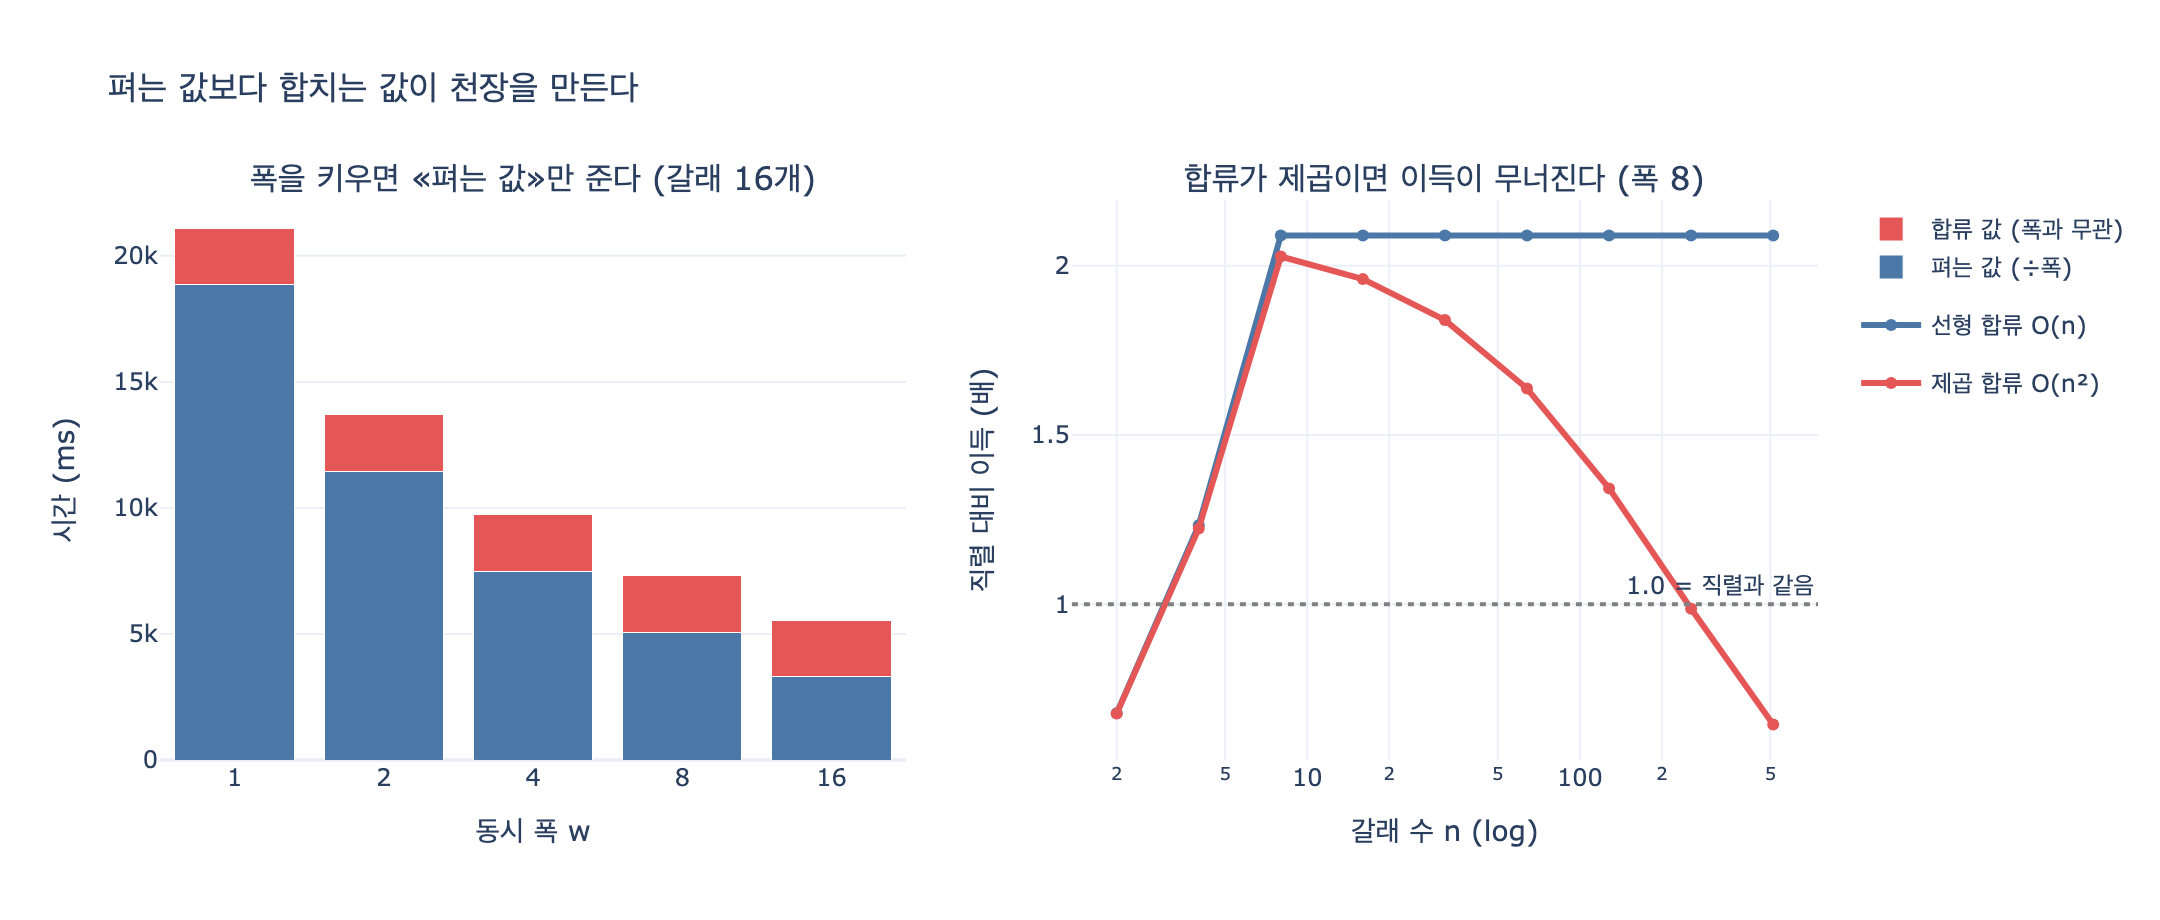

Write Python code to recreate this figure.
# 필요 패키지: plotly, kaleido  (pip install plotly kaleido)
# 표 계산 부분은 표준 라이브러리만으로 동작한다. 시각화 셀만 plotly를 쓴다.

# %% [markdown]
# # 팬아웃 폭을 키우기 전에 — 합류를 프로파일하라
#
# **질문**: 팬아웃 폭을 키우기 전에 무엇을 확인해야 하는가?
#
# **답**: 합류(fan-in)를 프로파일해야 한다. 펴는 값보다 합치는 값이 천장을 만든다.
# 갈래끼리 비교하는 연산이 있으면 그건 제곱이다.
#
# ## 왜인가
#
# 팬아웃-팬인의 총 시간은 두 항의 합이다.
#
# $$T(n, w) = \underbrace{\left\lceil \frac{n}{w} \right\rceil \cdot t_{\text{wave}}(w)}_{\text{펴는 값 — 폭으로 나뉜다}} \;+\; \underbrace{M(n)}_{\text{합치는 값 — 폭과 무관}}$$
#
# 폭 $w$ 를 키우면 앞의 항만 줄어든다. 뒤의 항 $M(n)$ 은 **갈래 수** $n$ 의 함수라서
# 폭을 아무리 키워도 그대로 남는다. 그래서 이득에 천장이 생긴다.
#
# $$\lim_{w \to \infty} \frac{T_{\text{serial}}(n)}{T(n,w)} = \frac{n \cdot t}{M(n)}$$
#
# 이게 암달의 법칙(Amdahl's law)의 팬아웃 버전이다. $M(n)$ 이 직렬 잔여분이다.
#
# 그리고 합류 코드가 **갈래끼리 비교**를 하면 (전체 재정렬, 쌍별 중복 제거, 교차 검증)
#
# $$M(n) = c \cdot \binom{n}{2} = \Theta(n^2)$$
#
# 이 되어 천장이 $\dfrac{n \cdot t}{c\,n^2/2} = \dfrac{2t}{c\,n}$, 즉 **갈래를 늘릴수록 이득이 줄어든다.**
# 어느 지점부터는 병렬이 직렬보다 느려진다.

# %%
# 25장 ex2_fanout.py 와 같은 파라미터
TASK_MS = 900           # 갈래 하나 처리 시간
MERGE_PER_BRANCH = 140  # 합류할 때 갈래당 드는 시간 (선형 합류)
FAIL = 0.06             # 갈래 하나가 실패할 확률
RETRY_MS = TASK_MS      # 실패하면 한 번 더
SLOW_P = 0.10           # 갈래 하나가 「느린 놈」일 확률
SLOW_X = 3.5            # 느린 놈은 이만큼 더 걸린다


def _show(fig):
    try:
        from IPython import get_ipython
        if get_ipython() is not None:  # VSCode 셀/Jupyter에서만 렌더링
            fig.show()
    except ImportError:
        pass


def serial_ms(n):
    return n * TASK_MS + n * FAIL * RETRY_MS


def wave_ms(width):
    """한 물결은 «제일 느린 갈래»가 끝나야 끝난다 — 꼬리 지연."""
    p_any_slow = 1 - (1 - SLOW_P) ** width
    base = TASK_MS * (1 + p_any_slow * (SLOW_X - 1))
    p_any_fail = 1 - (1 - FAIL) ** width
    return base + p_any_fail * RETRY_MS


print(f"직렬 8갈래 = {serial_ms(8):,.0f}ms")
print(f"물결 하나: 1폭 {wave_ms(1):,.0f}ms  4폭 {wave_ms(4):,.0f}ms  16폭 {wave_ms(16):,.0f}ms")
# 출력: 직렬 8갈래 = 7,632ms
# 출력: 물결 하나: 1폭 1,179ms  4폭 1,871ms  16폭 3,299ms

# %% [markdown]
# ## 1단계 — 합류가 천장을 만드는 것을 본다
#
# 폭 4로 고정하고 갈래 수만 늘린다. 「폭이 4니까 4배 빨라진다」가 왜 안 되는지 본다.

# %%
def parallel(n, width, merge_fn):
    waves = -(-n // width)
    spread = waves * wave_ms(width)
    merge = merge_fn(n)
    return spread + merge, spread, merge


def merge_linear(n):
    """갈래당 고정 비용. 정리·포맷·이어붙이기."""
    return n * MERGE_PER_BRANCH


print(f"{'갈래':>5}{'직렬':>10}{'병렬4폭':>10}{'펴는값':>9}{'합류':>9}"
      f"{'합류비중':>10}{'이득':>8}")
print("-" * 62)
for n in (2, 4, 8, 16, 32, 64, 128):
    s = serial_ms(n)
    p, spread, merge = parallel(n, 4, merge_linear)
    print(f"{n:>5}{s:>10,.0f}{p:>10,.0f}{spread:>9,.0f}{merge:>9,.0f}"
          f"{merge / p:>9.0%}{s / p:>7.2f}x")

print("\n폭 4인데 이득은 4배가 아니라 1.57배에서 천장을 친다.")
print(f"이론 천장 = n*t / M(n) = {TASK_MS * (1 + FAIL)}/{MERGE_PER_BRANCH} "
      f"= {TASK_MS * (1 + FAIL) / MERGE_PER_BRANCH:.2f}x (폭이 무한이어도 이것뿐)")
# 출력:    갈래        직렬      병렬4폭      펴는값       합류      합류비중      이득
# 출력: --------------------------------------------------------------
# 출력:     2     1,908     2,151    1,871      280      13%   0.89x
# 출력:     4     3,816     2,431    1,871      560      23%   1.57x
# 출력:     8     7,632     4,862    3,742    1,120      23%   1.57x
# 출력:    16    15,264     9,724    7,484    2,240      23%   1.57x
# 출력:    32    30,528    19,449   14,969    4,480      23%   1.57x
# 출력:    64    61,056    38,898   29,938    8,960      23%   1.57x
# 출력:   128   122,112    77,795   59,875   17,920      23%   1.57x
# 출력:
# 출력: 폭 4인데 이득은 4배가 아니라 1.57배에서 천장을 친다.
# 출력: 이론 천장 = n*t / M(n) = 954.0/140 = 6.81x (폭이 무한이어도 이것뿐)

# %% [markdown]
# 갈래 2개짜리는 병렬이 **더 느리다**(0.89배). 펴는 값보다 합류와 꼬리 지연이 더 든다.
#
# 그리고 갈래 수를 128까지 늘려도 이득이 1.57배에 고정된다. 합류가 총 시간의 23%를
# 계속 차지하기 때문이다. 이 23%가 「폭을 키워도 절대 줄지 않는 부분」이다.

# %% [markdown]
# ## 2단계 — 폭을 키워 보고, 무엇이 줄고 무엇이 안 줄는지 본다
#
# 갈래 16개를 고정하고 폭만 1 → 16으로 키운다.

# %%
print(f"{'폭':>4}{'물결수':>8}{'물결하나':>10}{'펴는값':>9}{'합류':>8}"
      f"{'총시간':>9}{'최악물결':>10}")
print("-" * 58)
for w in (1, 2, 4, 8, 16):
    p, spread, merge = parallel(16, w, merge_linear)
    worst = TASK_MS * SLOW_X + RETRY_MS  # 느리고 실패까지 한 갈래
    print(f"{w:>4}{-(-16 // w):>8}{wave_ms(w):>10,.0f}{spread:>9,.0f}"
          f"{merge:>8,.0f}{p:>9,.0f}{worst:>10,.0f}")

print("\n총 시간은 폭을 키우면 계속 준다. 합류(2,240ms)는 한 칸도 안 준다.")
print("대신 «물결 하나»가 길어진다 — 평균은 좋아지고 최악이 나빠진다.")
# 출력:    폭     물결수      물결하나      펴는값      합류      총시간      최악물결
# 출력: ----------------------------------------------------------
# 출력:    1      16     1,179   18,864   2,240   21,104     4,050
# 출력:    2       8     1,432   11,458   2,240   13,698     4,050
# 출력:    4       4     1,871    7,484   2,240    9,724     4,050
# 출력:    8       2     2,533    5,066   2,240    7,306     4,050
# 출력:   16       1     3,299    3,299   2,240    5,539     4,050
# 출력:
# 출력: 총 시간은 폭을 키우면 계속 준다. 합류(2,240ms)는 한 칸도 안 준다.
# 출력: 대신 «물결 하나»가 길어진다 — 평균은 좋아지고 최악이 나빠진다.

# %% [markdown]
# 16폭에서 총 5,539ms 중 2,240ms(40%)가 합류다. 펴는 값을 3,299ms까지 짜냈는데
# 합류가 그보다 더 큰 덩어리로 남았다. **여기서 폭을 더 키워도 의미가 없다.**
# 다음에 손댈 곳은 폭이 아니라 합류 코드다.

# %% [markdown]
# ## 3단계 — 합류에 「갈래끼리 비교」가 있으면 그건 제곱이다
#
# 합류에서 이런 걸 하고 있으면 $\Theta(n^2)$ 이다.
#
# - 갈래 결과끼리 쌍별 중복 제거 (`for a in results: for b in results:`)
# - 갈래 간 모순 검증 / 교차 확인
# - 전체를 다시 정렬 후 인접 비교 (정렬 자체는 $n\log n$ 이지만 비교 함수가 무거우면 상수가 크다)
# - 갈래마다 임베딩 유사도 행렬 계산
#
# 선형 합류와 제곱 합류를 나란히 놓는다.

# %%
PAIR_MS = 4.0  # 갈래 쌍 하나를 비교하는 데 드는 시간


def merge_quadratic(n):
    """갈래끼리 쌍별 비교. n(n-1)/2 쌍."""
    return n * MERGE_PER_BRANCH + PAIR_MS * n * (n - 1) / 2


print(f"{'갈래':>5}{'직렬':>10}{'선형합류':>11}{'이득':>8}"
      f"{'제곱합류':>11}{'이득':>8}{'그중비교':>10}")
print("-" * 64)
for n in (4, 8, 16, 32, 64, 128, 256):
    s = serial_ms(n)
    pl, _, _ = parallel(n, 8, merge_linear)
    pq, _, mq = parallel(n, 8, merge_quadratic)
    pair = PAIR_MS * n * (n - 1) / 2
    flag = "  ← 병렬이 손해" if s / pq < 1.0 else ""
    print(f"{n:>5}{s:>10,.0f}{pl:>11,.0f}{s / pl:>7.2f}x"
          f"{pq:>11,.0f}{s / pq:>7.2f}x{pair / pq:>9.0%}{flag}")
# 출력:    갈래        직렬       선형합류      이득       제곱합류      이득      그중비교
# 출력: ----------------------------------------------------------------
# 출력:     4     3,816      3,093   1.23x      3,117   1.22x       1%
# 출력:     8     7,632      3,653   2.09x      3,765   2.03x       3%
# 출력:    16    15,264      7,306   2.09x      7,786   1.96x       6%
# 출력:    32    30,528     14,611   2.09x     16,595   1.84x      12%
# 출력:    64    61,056     29,223   2.09x     37,287   1.64x      22%
# 출력:   128   122,112     58,445   2.09x     90,957   1.34x      36%
# 출력:   256   244,224    116,891   2.09x    247,451   0.99x      53%  ← 병렬이 손해
# %% [markdown]
# 256갈래에서 제곱 합류는 **직렬보다 느리다**(0.99배). 총 시간의 53%가 쌍별 비교다.
#
# 무서운 점은 이게 **작은 n에서는 안 보인다**는 것이다. 4갈래에서 비교 비용은 1%다.
# 「잘 되네, 폭을 늘리자」 하고 갈래를 늘리는 순간 제곱이 깨어난다.
# 그래서 폭을 키우기 **전에** 프로파일해야 한다.

# %% [markdown]
# ## 4단계 — 프로파일 체크리스트를 코드로
#
# 실제로 재는 방법. 합류 함수만 따로 떼어 n을 두 배씩 올리며 시간을 재고,
# 기울기(더블링 비율)를 본다.
#
# - 비율 $\approx 1$ → $O(1)$, 폭을 키워도 된다
# - 비율 $\approx 2$ → $O(n)$, 선형. 상수를 줄일 수 있는지 본다
# - 비율 $\approx 4$ → $O(n^2)$, **폭을 키우기 전에 여기를 고쳐야 한다**

# %%
import time


def merge_impl_linear(results):
    """갈래별로 한 번만 훑는다."""
    seen, out = set(), []
    for r in results:
        k = r["key"]
        if k not in seen:
            seen.add(k)
            out.append(r)
    return out


def merge_impl_pairwise(results):
    """갈래끼리 쌍별로 비교한다. 흔한 «중복 제거» 코드다."""
    out = []
    for r in results:
        if not any(r["key"] == o["key"] for o in out):
            out.append(r)
    return out


def profile(fn, sizes=(500, 1000, 2000, 4000, 8000)):
    rows, prev = [], None
    for n in sizes:
        data = [{"key": i % (n // 2), "v": i} for i in range(n)]
        t0 = time.perf_counter()
        fn(data)
        dt = (time.perf_counter() - t0) * 1000
        ratio = dt / prev if prev else float("nan")
        rows.append((n, dt, ratio))
        prev = dt
    return rows


for label, fn in (("선형 (set)", merge_impl_linear),
                  ("쌍별 (any 루프)", merge_impl_pairwise)):
    print(f"\n[{label}]")
    print(f"{'n':>7}{'시간(ms)':>11}{'더블링비':>10}  판정")
    for n, dt, ratio in profile(fn):
        verdict = ("-" if ratio != ratio else
                   "O(1)~O(n)" if ratio < 2.6 else
                   "O(n log n)" if ratio < 3.2 else "O(n^2) ← 문제")
        r = "  -  " if ratio != ratio else f"{ratio:>5.2f}"
        print(f"{n:>7}{dt:>11.3f}{r:>10}  {verdict}")
# 출력:
# 출력: [선형 (set)]
# 출력:       n     시간(ms)      더블링비  판정
# 출력:     500      0.033       -    -
# 출력:    1000      0.064      1.90  O(1)~O(n)
# 출력:    2000      0.126      1.98  O(1)~O(n)
# 출력:    4000      0.258      2.04  O(1)~O(n)
# 출력:    8000      0.512      1.99  O(1)~O(n)
# 출력:
# 출력: [쌍별 (any 루프)]
# 출력:       n     시간(ms)      더블링비  판정
# 출력:     500      2.955       -    -
# 출력:    1000     11.830      4.00  O(n^2) ← 문제
# 출력:    2000     46.337      3.92  O(n^2) ← 문제
# 출력:    4000    183.407      3.96  O(n^2) ← 문제
# 출력:    8000    730.637      3.98  O(n^2) ← 문제
# (절대 시간은 머신에 따라 다르다. 볼 것은 더블링비 — 2에 붙으면 선형, 4에 붙으면 제곱)

# %% [markdown]
# 더블링비 약 4.0. 명확한 $O(n^2)$ 이다. n=8000에서 731ms — 갈래를 늘릴수록
# 펴서 아낀 시간을 합류에서 다 토해낸다.
#
# 두 구현은 **같은 일**을 한다(키 기준 중복 제거). 다른 건 자료구조뿐이다.
# 폭을 4에서 16으로 키우는 것보다 이 한 줄을 고치는 게 크게 듣는다.

# %% [markdown]
# ## 시각화
#
# 왼쪽: 폭을 키울 때 펴는 값은 줄고 합류는 상수로 남는다(천장).
# 오른쪽: 갈래 수를 늘릴 때 선형 합류와 제곱 합류의 이득 곡선.

# %%
import plotly.graph_objects as go
from plotly.subplots import make_subplots

fig = make_subplots(
    rows=1, cols=2,
    subplot_titles=("폭을 키우면 «펴는 값»만 준다 (갈래 16개)",
                    "합류가 제곱이면 이득이 무너진다 (폭 8)"),
)

# 왼쪽: 폭 vs 시간 구성
widths = [1, 2, 4, 8, 16]
spreads, merges = [], []
for w in widths:
    _, sp, mg = parallel(16, w, merge_linear)
    spreads.append(sp)
    merges.append(mg)

fig.add_trace(go.Bar(x=[str(w) for w in widths], y=spreads, name="펴는 값 (÷폭)",
                     marker_color="#4C78A8", legendgroup="l"), row=1, col=1)
fig.add_trace(go.Bar(x=[str(w) for w in widths], y=merges, name="합류 값 (폭과 무관)",
                     marker_color="#E45756", legendgroup="l"), row=1, col=1)

# 오른쪽: 갈래 수 vs 이득
ns = [2, 4, 8, 16, 32, 64, 128, 256, 512]
g_lin = [serial_ms(n) / parallel(n, 8, merge_linear)[0] for n in ns]
g_quad = [serial_ms(n) / parallel(n, 8, merge_quadratic)[0] for n in ns]

fig.add_trace(go.Scatter(x=ns, y=g_lin, mode="lines+markers",
                         name="선형 합류 O(n)", line=dict(color="#4C78A8", width=3)),
              row=1, col=2)
fig.add_trace(go.Scatter(x=ns, y=g_quad, mode="lines+markers",
                         name="제곱 합류 O(n²)", line=dict(color="#E45756", width=3)),
              row=1, col=2)
fig.add_hline(y=1.0, line_dash="dot", line_color="gray",
              annotation_text="1.0 = 직렬과 같음", row=1, col=2)

fig.update_xaxes(title_text="동시 폭 w", row=1, col=1)
fig.update_xaxes(title_text="갈래 수 n (log)", type="log", row=1, col=2)
fig.update_yaxes(title_text="시간 (ms)", row=1, col=1)
fig.update_yaxes(title_text="직렬 대비 이득 (배)", row=1, col=2)
fig.update_layout(barmode="stack", height=460, width=1080,
                  title_text="펴는 값보다 합치는 값이 천장을 만든다",
                  template="plotly_white")

import os
_out = os.path.join(os.path.dirname(os.path.abspath(__file__))
                    if "__file__" in dir() else ".", "expy.png")
fig.write_image(_out, scale=2)
print(f"저장: {_out}")
_show(fig)
# 출력: 저장: .../expy.png

# %% [markdown]
# ## 정리
#
# | 확인할 것 | 재는 방법 | 나쁜 신호 |
# |---|---|---|
# | 합류가 총 시간의 몇 %인가 | 펴는 구간과 합류 구간을 따로 타이밍 | 20% 넘으면 폭 늘리는 이득이 이미 깎여 있다 |
# | 합류의 복잡도가 무엇인가 | 갈래 수를 2배씩 올리며 더블링비 | 비율이 4에 붙으면 $O(n^2)$ |
# | 갈래끼리 비교하는 코드가 있는가 | 합류 함수에서 이중 루프·쌍별 검증 찾기 | 있으면 무조건 제곱 |
# | 꼬리 지연이 얼마인가 | 갈래별 소요시간의 p99 / 중앙값 | 폭이 커질수록 물결 하나가 길어진다 |
#
# 순서:
# 1. **합류를 먼저 프로파일한다.** 합류가 총 시간의 지배적 비중이면 폭은 건드리지 않는다.
# 2. 갈래끼리 비교하는 연산이 있으면 해시/인덱스로 선형화한다.
# 3. 그 다음에 폭을 키운다. 이때 총 시간은 줄지만 최악(꼬리)이 나빠지는 것을 감수한다.
